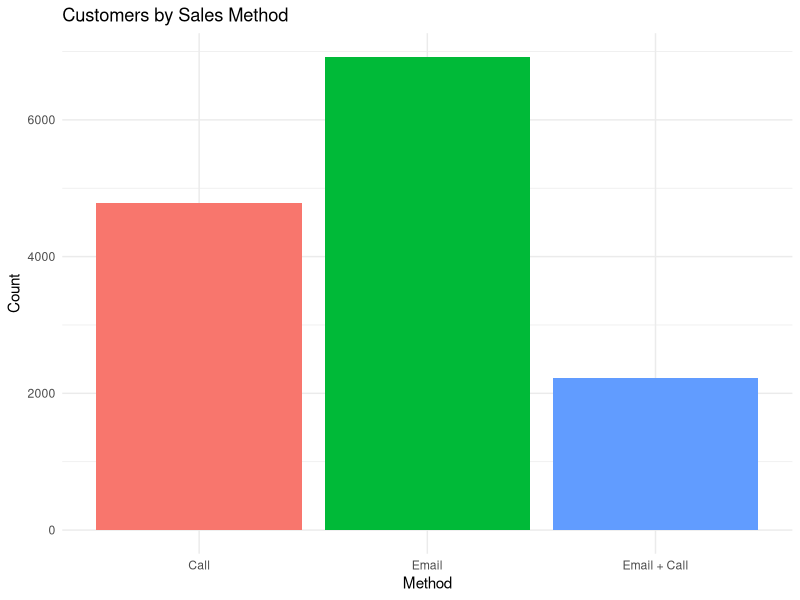
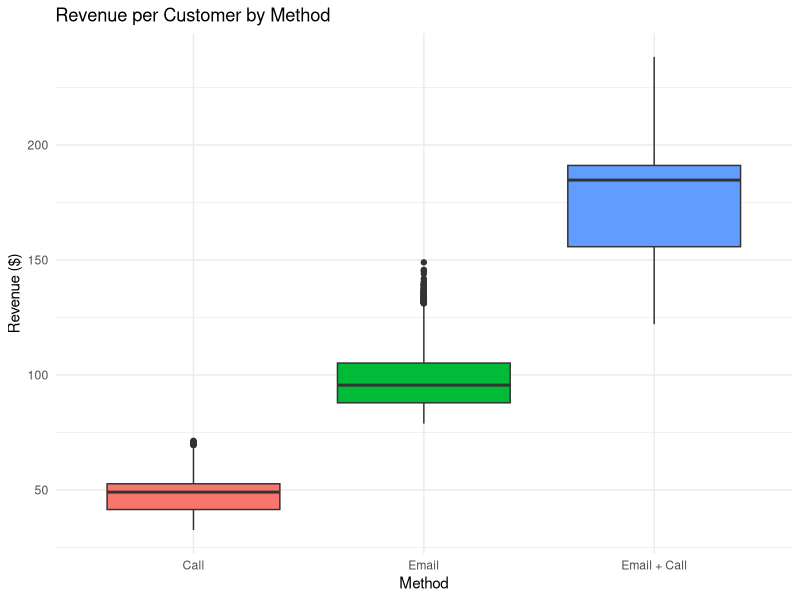
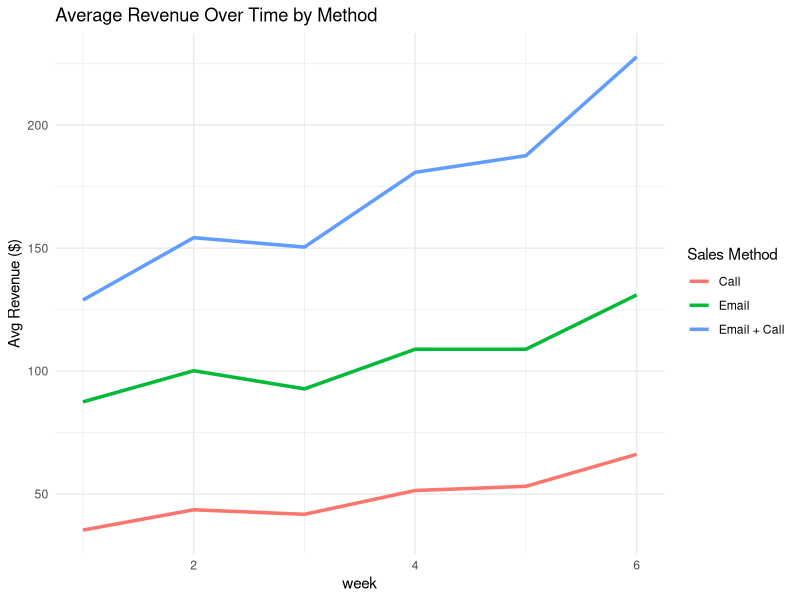

These figures' R source, in order:
## ---- chunk 1
knitr::opts_chunk$set(echo = TRUE, warning = FALSE, message = FALSE)
library(tidyverse)
theme_set(theme_minimal())
## ---- chunk 2
sales_clean <- read_csv("data/product_sales_clean.csv")
glimpse(sales_clean)
## ---- chunk 3
sales_clean %>%
  count(sales_method) %>%
  ggplot(aes(x = sales_method, y = n, fill = sales_method)) +
  geom_col() +
  labs(title = "Customers by Sales Method", x = "Method", y = "Count") +
  theme(legend.position = "none")
## ---- chunk 4
ggplot(sales_clean, aes(x = sales_method, y = revenue, fill = sales_method)) +
  geom_boxplot() +
  labs(title = "Revenue per Customer by Method", x = "Method", y = "Revenue ($)") +
  theme(legend.position = "none")
## ---- chunk 5
sales_clean %>%
  group_by(week, sales_method) %>%
  summarise(avg_revenue = mean(revenue), .groups = "drop") %>%
  ggplot(aes(x = week, y = avg_revenue, color = sales_method)) +
  geom_line(size = 1.2) +
  labs(title = "Average Revenue Over Time by Method", y = "Avg Revenue ($)", color = 'Sales Method')
## ---- chunk 6
sales_metrics <- sales_clean %>%
  mutate(
    estimated_minutes = case_when(
      sales_method == "Email" ~ 1,
      sales_method == "Call" ~ 30,
      sales_method == "Email + Call" ~ 11
    ),
    revenue_per_unit = revenue / nb_sold,
    revenue_per_minute = revenue / estimated_minutes
  )

metric_summary <- sales_metrics %>%
  group_by(sales_method) %>%
  summarise(
    avg_revenue = mean(revenue),
    avg_units = mean(nb_sold),
    avg_rev_per_unit = mean(revenue_per_unit),
    avg_rev_per_min = mean(revenue_per_minute),
    avg_effort = mean(estimated_minutes),
    customers = n(),
    .groups = "drop"
  )

print(metric_summary)
